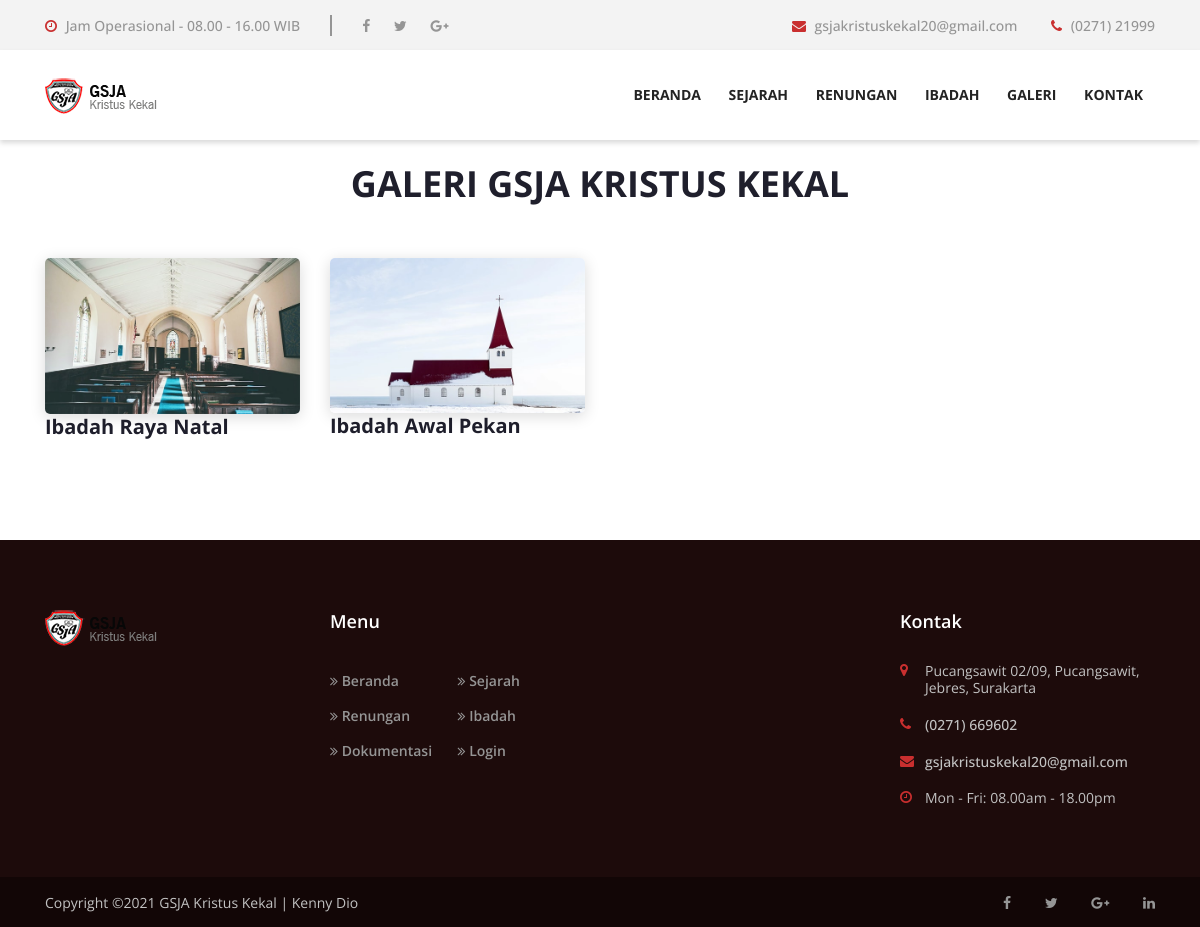
The page /galeri.php on the database its author committed.
### tables this page shows
CREATE TABLE `galeri` (
  `nogaleri` int(3) NOT NULL,
  `namagaleri` text NOT NULL,
  `tanggalgaleri` date NOT NULL,
  `status` varchar(10) NOT NULL,
  `foto` varchar(100) NOT NULL
);

CREATE TABLE `profil` (
  `nama` varchar(50) NOT NULL,
  `alamat` varchar(50) NOT NULL,
  `nohp` varchar(35) NOT NULL,
  `email` varchar(50) NOT NULL,
  `motto` text NOT NULL,
  `sejarah` text NOT NULL,
  `Sejarah1` text NOT NULL,
  `visi` text NOT NULL,
  `misi` text NOT NULL,
  `tujuan` text NOT NULL,
  `logo` varchar(10) NOT NULL
);

### galeri.php (the view)
<!DOCTYPE html>
<html lang="en">
<?php include "header.php";?>
<br>
    <section class="latest-sermons-area">
        <div class="container">
            <div class="row">
                <div class="col-12">
                    <div class="section-heading">
                        <h2>Galeri GSJA Kristus Kekal  </h2>
                    </div>
                </div>
            </div>
            <div class="row">
			<?php
				include 'koneksi.php';
				$sql=mysqli_query($koneksi, "SELECT * FROM galeri ORDER BY nogaleri DESC LIMIT 8");
				if(mysqli_num_rows($sql) == 0){
					echo '
					<p>Data Tidak Ada>';
				}else{
					while($row = mysqli_fetch_assoc($sql)){
					echo '
					<div class="col-5 col-sm-3 col-lg-3">
						<div class="single-latest-sermons mb-100">
							<div class="sermons-thumbnail">
								<a href="#"><img src="img/galeri/'.$row['foto'].'" alt=""></a>
							</div>
							<h5>'.$row['namagaleri'].'</h5>
						</div>
					</div>
					';
					}
				}
			?>
            </div>
        </div>
    </section>
<?php include "footer.php";?>

### footer.php (shortened to what this page needs)
<?php
include "koneksi.php";
$sql="SELECT * FROM profil ";
$query=mysqli_query($koneksi,$sql);
$r=mysqli_fetch_assoc($query);
?>
    <footer class="footer-area">
        <div class="main-footer-area">
            <div class="container">
                <div class="row">
                    <div class="col-12 col-sm-6 col-lg-3">
                        <div class="single-footer-widget mb-70">
                            <a href="#" class="footer-logo"><img src="img/core-img/logo.png" alt=""></a>
                        </div>
                    </div>
                    <div class="col-12 col-sm-6 col-lg-3">
                        <div class="single-footer-widget mb-70">
                            <h5 class="widget-title">Menu</h5>
                            <nav class="footer-menu">
                                <ul>
                                    <li><a href="index.php"><i class="fa fa-angle-double-right" aria-hidden="true"></i> Beranda</a></li>
                                    <li><a href="about.php"><i class="fa fa-angle-double-right" aria-hidden="true"></i> Sejarah</a></li>
                                    <li><a href="events.php"><i class="fa fa-angle-double-right" aria-hidden="true"></i> Renungan</a></li>
                                    <li><a href="ibadahdetail.php"><i class="fa fa-angle-double-right" aria-hidden="true"></i> Ibadah</a></li>
                                    <li><a href="ibadah.php"><i class="fa fa-angle-double-right" aria-hidden="true"></i> Dokumentasi</a></li>
                                    <li><a href="admin/login.php"><i class="fa fa-angle-double-right" aria-hidden="true"></i> Login</a></li>
                                </ul>
                            </nav>
                        </div>
                    </div>
					 <div class="col-12 col-sm-6 col-lg-3">
                    </div>
                    <div class="col-12 col-sm-6 col-lg-3">
                        <div class="single-footer-widget mb-70">
                            <h5 class="widget-title">Kontak</h5>
                            <div class="contact-information">
                                <p><i class="fa fa-map-marker" aria-hidden="true"></i> <?php echo$r['alamat'];?></p>
                                <a href="callto:001-1234-88888"><i class="fa fa-phone" aria-hidden="true"></i> <?php echo$r['nohp'];?></a>
                                <a href="mailto:info.deercreative@gmail.com"><i class="fa fa-envelope" aria-hidden="true"></i> <?php echo$r['email'];?></a>
                                <p><i class="fa fa-clock-o" aria-hidden="true"></i> Mon - Fri: 08.00am - 18.00pm</p>
                            </div>
                        </div>
                    </div>
                </div>
            </div>
        </div>
        <div class="copywrite-area">
            <div class="container h-100">
                <div class="row h-100 align-items-center flex-wrap">
                    <div class="col-12 col-md-6">
                        <div class="copywrite-text">
                            <p>
Copyright &copy;<script>document.write(new Date().getFullYear());</script> GSJA Kristus Kekal | Kenny Dio</a>
</p>
                        </div>
                    </div>
                    <div class="col-12 col-md-6">
                        <div class="footer-social-icon">
                            <a href="#"><i class="fa fa-facebook" aria-hidden="true"></i></a>
                            <a href="#"><i class="fa fa-twitter" aria-hidden="true"></i></a>
                            <a href="#"><i class="fa fa-google-plus" aria-hidden="true"></i></a>
                            <a href="#"><i class="fa fa-linkedin" aria-hidden="true"></i></a>
                        </div>
                    </div>
                </div>
            </div>
        </div>
    </footer>
</body>
</html>

### style.css (style rules this page uses)
* { margin: 0; padding: 0; }
body { font-family: "Open Sans", sans-serif; font-size: 14px; }
h1, h2, h3, h4, h5, h6 { color: #1f1f2c; line-height: 1.3; font-weight: 700; }
p { color: #636363; font-size: 14px; line-height: 1.8; font-weight: 400; }
a, a:hover, a:focus { -webkit-transition-duration: 500ms; transition-duration: 500ms; text-decoration: none; outline: 0 solid transparent; color: #1f1f2c; font-weight: 500; font-size: 14px; }
ul, ol { margin: 0; }
ul li, ol li { list-style: none; }
img { height: auto; max-width: 100%; }
.mb-70 { margin-bottom: 70px !important; }
.mb-100 { margin-bottom: 100px !important; }
.section-heading { position: relative; z-index: 1; margin-bottom: 50px; text-align: center; max-width: 730px; margin: 0 auto 50px; }
.section-heading h2 { font-size: 36px; text-transform: uppercase; }
.single-latest-sermons { position: relative; z-index: 1; }
.single-latest-sermons .sermons-thumbnail { position: relative; z-index: 1; box-shadow: 0 3px 15px 0 rgba(0, 0, 0, 0.15); border-radius: 5px; }
.single-latest-sermons .sermons-thumbnail img { border-radius: 5px; }
.footer-area { position: relative; z-index: 1; }
.footer-area .main-footer-area { position: relative; z-index: 1; padding-top: 70px; background-color: #1d0b0b; }
.footer-area .main-footer-area .single-footer-widget { position: relative; z-index: 1; }
.footer-area .main-footer-area .single-footer-widget .footer-logo { display: block; margin-bottom: 40px; }
.footer-area .main-footer-area .single-footer-widget p { color: #c2c2c2; margin-bottom: 0; }
.footer-area .main-footer-area .single-footer-widget .widget-title { font-size: 18px; margin-bottom: 30px; color: #ffffff; font-weight: 600; }
.footer-area .main-footer-area .single-footer-widget .footer-menu ul { display: -webkit-box; display: -ms-flexbox; display: flex; -ms-flex-wrap: wrap; flex-wrap: wrap; }
.footer-area .main-footer-area .single-footer-widget .footer-menu ul li { -webkit-box-flex: 0; -ms-flex: 0 0 50%; flex: 0 0 50%; max-width: 50%; width: 50%; }
.footer-area .main-footer-area .single-footer-widget .footer-menu ul li a { font-size: 14px; color: #959595; font-weight: 600; padding: 7px 0; display: block; }
.footer-area .main-footer-area .single-footer-widget .contact-information p, .footer-area .main-footer-area .single-footer-widget .contact-information a { color: #c2c2c2; font-size: 14px; line-height: 1.2; display: block; margin-bottom: 20px; display: -webkit-box; display: -ms-flexbox; display: flex; }
.footer-area .main-footer-area .single-footer-widget .contact-information p i, .footer-area .main-footer-area .single-footer-widget .contact-information a i { color: #c92f2f; -webkit-box-flex: 0; -ms-flex: 0 0 25px; flex: 0 0 25px; max-width: 25px; width: 25px; }
.footer-area .copywrite-area { position: relative; z-index: 1; background-color: #120606; height: 50px; width: 100%; }
.footer-area .copywrite-area .copywrite-text { position: relative; z-index: 1; }
.footer-area .copywrite-area .copywrite-text p { color: #c2c2c2; margin-bottom: 0; }
.footer-area .copywrite-area .footer-social-icon { text-align: right; }
.footer-area .copywrite-area .footer-social-icon a { display: inline-block; margin-left: 30px; color: #959595; font-size: 14px; }

### css/classy-nav.css (style rules this page uses)
* { margin: 0; padding: 0; }
body { font-family: "Roboto", sans-serif; }
ul, ol { margin: 0; }
ul li, ol li { list-style: none; }
img { height: auto; max-width: 100%; }

### rows shown on the page
galeri: foto (picture), namagaleri "Ibadah Raya Natal"
galeri: foto (picture), namagaleri "Ibadah Awal Pekan"
profil: alamat "Pucangsawit 02/09, Pucangsawit, Jebres, Surakarta", nohp "(0271) 669602", email "gsjakristuskekal20@gmail.com"
